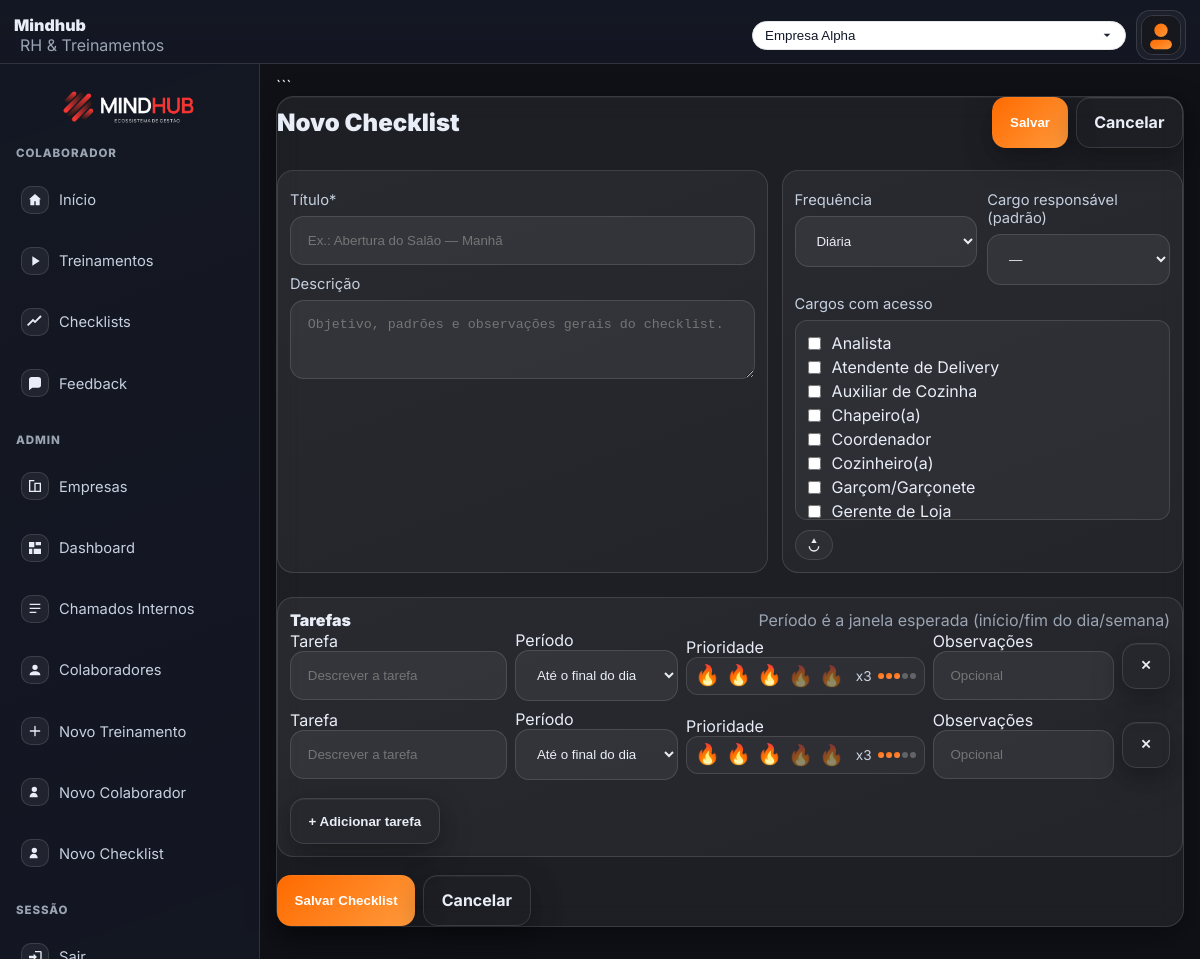
Screenshot of /pages/checklist_new.php (signed in) with the database file from the repository.
### tables this page shows
CREATE TABLE `roles` (
  `id` int(11) NOT NULL,
  `name` varchar(100) NOT NULL
);

### includes/auth.php (called while the page is built, shortened)
<?php
function url_for(string $path): string {
    return rtrim(BASE_URL, '/') . $path;
}

### pages/checklist_new.php (the view, shortened to what this page needs)
<?php
require_once __DIR__ . '/../includes/layout_start.php';
require_once __DIR__ . '/../includes/db.php';
require_once __DIR__ . '/../includes/auth.php';
$roles = [];
try {
    $roles = $pdo->query("SELECT id, name FROM roles ORDER BY name")->fetchAll() ?: [];
} catch(Throwable $e) {
    $roles = [];
}
?>
<form class="card form-shell" method="POST" action="<?= url_for('/pages/checklist_save.php') ?>" id="clForm">
    <div class="header-line">
        <h2>Novo Checklist</h2>
        <div class="actions">
            <button class="button" type="submit" id="btnSubmit">Salvar</button>
            <a class="button ghost" href="<?= url_for('/pages/checklists.php') ?>">Cancelar</a>
        </div>
    </div>
    <div class="form-grid">
        <div class="card-sec">
            <label class="label">Título*</label>
            <input class="input" name="title" required placeholder="Ex.: Abertura do Salão — Manhã">
            <label class="label" style="margin-top:10px">Descrição</label>
            <textarea class="input" name="description" rows="3" placeholder="Objetivo, padrões e observações gerais do checklist."></textarea>
        </div>
        <div class="card-sec">
            <div style="display:grid; grid-template-columns:1fr 1fr; gap:10px">
                <div>
                    <label class="label">Frequência</label>
                    <select class="input" name="frequency">
                        <option value="daily">Diária</option>
                    </select>
                </div>
                <div>
                    <label class="label">Cargo responsável (padrão)</label>
                    <select class="input" name="default_role_id">
                        <option value="">—</option>
                    </select>
                </div>
            </div>
            <label class="label" style="margin-top:10px">Cargos com acesso</label>
            <div class="roles-box">
                <?php foreach ($roles as $r): ?>
                    <label style="display:flex; align-items:center; gap:8px; margin:4px 0">
                        <input type="checkbox" name="roles[]" value="<?= (int)$r['id'] ?>">
                        <?= htmlspecialchars($r['name']) ?>
                    </label>
                <?php endforeach; ?>
            </div>
            <div class="badge-soft" style="margin-top:10px">
                <svg viewBox="0 0 24 24" fill="currentColor" width="16" height="16">
                    <path d="M12 2l4 7h-8l4-7zm0 20c-4.418 0-8-3.582-8-8h2a6 6 0 1012 0h2c0 4.418-3.582 8-8 8z"/>
                </svg>
            </div>
        </div>
    </div>
    <div class="card-sec" style="margin-top:12px">
        <div style="display:flex; justify-content:space-between; align-items:center; gap:10px; flex-wrap:wrap">
            <div style="font-weight:900">Tarefas</div>
            <span class="small" style="color:#9aa4b2">
                Período é a janela esperada (início/fim do dia/semana)
            </span>
        </div>
        <div id="taskList"></div>
        <button type="button" class="button ghost add-line" id="btnAdd">
            + Adicionar tarefa
        </button>
    </div>
    <div class="actions" style="margin-top:6px">
        <button class="button" type="submit" id="btnSubmitBottom">Salvar Checklist</button>
        <a class="button ghost" href="<?= url_for('/pages/checklists.php') ?>">Cancelar</a>
    </div>
</form>
<?php require_once __DIR__ . '/../includes/layout_end.php'; ?>

### assets/css/styles.css (style rules this page uses)
:root { --bg: #0b0d12; --surface: rgba(255,255,255,.06); --surface-2: rgba(255,255,255,.08); --stroke: rgba(255,255,255,.12); --text: #e9edf6; --muted: #9aa4b2; --brand: #ff6a00; --brand-2: #ff9a3c; --radius: 18px; --shadow: 0 10px 30px rgba(0,0,0,.35), inset 0 1px 0 rgba(255,255,255,.05); }
* { box-sizing: border-box; }
html, body { height: 100%; }
body { margin: 0; font-family: Inter, ui-sans-serif, system-ui, -apple-system, Segoe UI, Roboto, Helvetica, Arial; background: radial-gradient(1100px 700px at 85% -10%, rgba(255,106,0,.18), transparent 60%), radial-gradient(900px 700px at -15% 110%, rgba(255,154,60,.16), transparent 60%), var(--bg); color: var(--text); }
a { color: var(--brand); text-decoration: none; }
.card { background: var(--surface); backdrop-filter: blur(12px); border: 1px solid var(--stroke); border-radius: var(--radius); box-shadow: var(--shadow); }
.button { display: inline-flex; align-items: center; justify-content: center; gap: .6rem; padding: .9rem 1.1rem; background: linear-gradient(135deg, var(--brand), var(--brand-2)); color: #fff; border: 0; border-radius: 14px; font-weight: 700; box-shadow: var(--shadow); cursor: pointer; transition: transform .18s ease, filter .18s ease; }
.button.ghost { background: transparent; border: 1px solid var(--stroke); color: var(--text); }
.input { width: 100%; padding: 1rem 1.05rem; border-radius: 14px; border: 1px solid var(--stroke); background: rgba(255,255,255,.06); color: var(--text); outline: none; transition: border-color .2s, background .2s; }
.label { display: block; color: #c6d0df; font-size: .92rem; margin: .5rem 0 .45rem; }
select.input option { background-color: #1a1d23; color: #ffffff; }

### includes/layout_start.php (style rules this page uses)
:root { --mh-header-h: 64px; }
body { background: #0f1117; color: #e8edf7; font-family: Inter, system-ui, sans-serif; margin: 0; }
.card { width: 100%; }

### includes/header.php (style rules this page uses)
:root { --mh-header-h: 64px; --mh-stroke: rgba(255,255,255,.12); --mh-text:#e8edf7; --mh-muted:#9aa4b2; --mh-brand:#ff6a00; --mh-brand2:#ff9153; }

### includes/sidebar.php (style rules this page uses)
:root { --mh-header-h:64px; --mh-stroke: rgba(255,255,255,.12); }

### pages/checklist_new.php (style rules this page uses)
.form-shell { display: flex; flex-direction: column; gap: 12px; }
.form-grid { display: grid; grid-template-columns: 1.1fr .9fr; gap: 14px; }
.card-sec { border: 1px solid var(--stroke); border-radius: 16px; background: linear-gradient(160deg, rgba(255,255,255,.05), rgba(255,255,255,.03)); padding: 12px; }
.header-line { display: flex; justify-content: space-between; align-items: center; margin-bottom: 10px; gap: 10px; flex-wrap: wrap; }
.header-line h2 { margin: 0; font-weight: 900 }
.roles-box { padding: 8px; max-height: 200px; overflow: auto; border: 1px solid var(--stroke); border-radius: 12px; background: rgba(255,255,255,.04); }
.roles-box { scrollbar-width: thin; scrollbar-color: rgba(255,255,255,.25) transparent }
.actions { display: flex; gap: 8px; flex-wrap: wrap; }
.badge-soft { display: inline-flex; align-items: center; gap: 8px; padding: 6px 10px; border-radius: 999px; border: 1px solid var(--stroke); background: rgba(255,255,255,.04); font-weight: 800; }
.add-line { margin-top: 10px }

### rows the page displays
roles: name "Analista"
roles: name "Atendente de Delivery"
roles: name "Auxiliar de Cozinha"
roles: name "Chapeiro(a)"
roles: name "Coordenador"
roles: name "Cozinheiro(a)"
roles: name "Garçom/Garçonete"
roles: name "Gerente de Loja"

### other values shown
form field value "Empresa Alpha"
